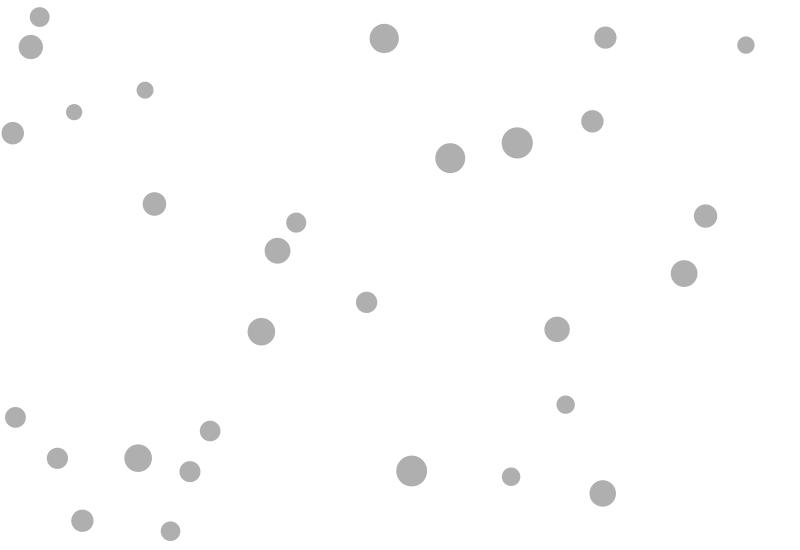
Frame 1 (no input)
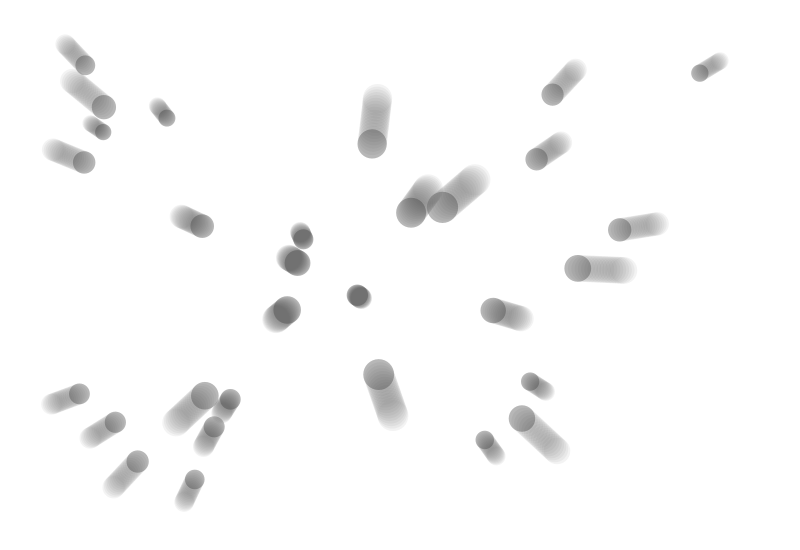
Frame 60 (the mouse pressed at the canvas centre just before this capture)
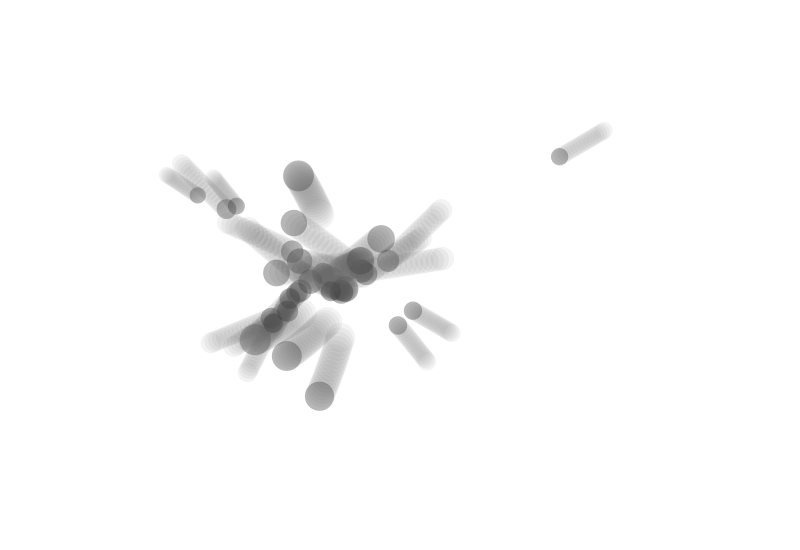
Frame 120 (the mouse held since frame 60 and released just before this capture)

The Processing sketch that drew these frames (run headless with seeded random() and noise(); from frame 60 on, the mouse is pressed at the canvas centre):

// Processing sketch: MutualAttraction
// ── MutualAttraction.pde
Mover[] movers;
void setup() {
  size(800, 550);
  background(255);
  movers = new Mover[30];
  for (int i = 0; i < movers.length; i++) {
    movers[i] = new Mover(random(width), random(height), random(1, 2));
  }
}

void draw() {
  background(255);
  
  for (int i = 0; i < movers.length; i++) {
    for (int j = 0; j < movers.length; j++) {
      if (i != j) {
        movers[i].applyForce(movers[j].attract(movers[i]));
      }
    }
    
    movers[i].update();
    movers[i].display();
  }
}

// ── Mover.pde
class Mover {
  PVector location;
  PVector velocity;
  PVector acceleration;
  float mass;
  ArrayList<PVector> history;
  
  Mover(float x_, float y_, float mass_) {
    location = new PVector(x_, y_);
    velocity = new PVector(0, 0);
    acceleration = new PVector(0, 0);
    mass = mass_;
    history = new ArrayList<PVector>();
  }
  
  void update() {
    history.add(new PVector(location.x, location.y));
    
    if (history.size() > 15) {
      history.subList(0, 1).clear();
    }
    
    velocity.add(acceleration);
    location.add(velocity);
    acceleration.mult(0);
  }
  
  void display() {
    for (int i = 0; i < history.size(); i++) {
      noStroke();
      fill(100, 20);
      ellipse(history.get(i).x, history.get(i).y, mass*16, mass*16);
    }
    
    //stroke(100);
    noStroke();
    fill(50, 90);
    ellipse(location.x, location.y, mass*16, mass*16);
  }
  
  void applyForce(PVector force) {
    PVector f = force.copy();
    f.mult(mass);
    acceleration.add(f);
  }
  
  PVector attract(Mover m) {
    float G = 0.4;
    PVector force = PVector.sub(location, m.location);
    float distance = force.mag();
    distance = constrain(distance, 5, 25);
    force.normalize();
    
    float strength = (G * mass * m.mass) / (distance * distance);
    force.mult(strength);
    
    return force;
  }
}
